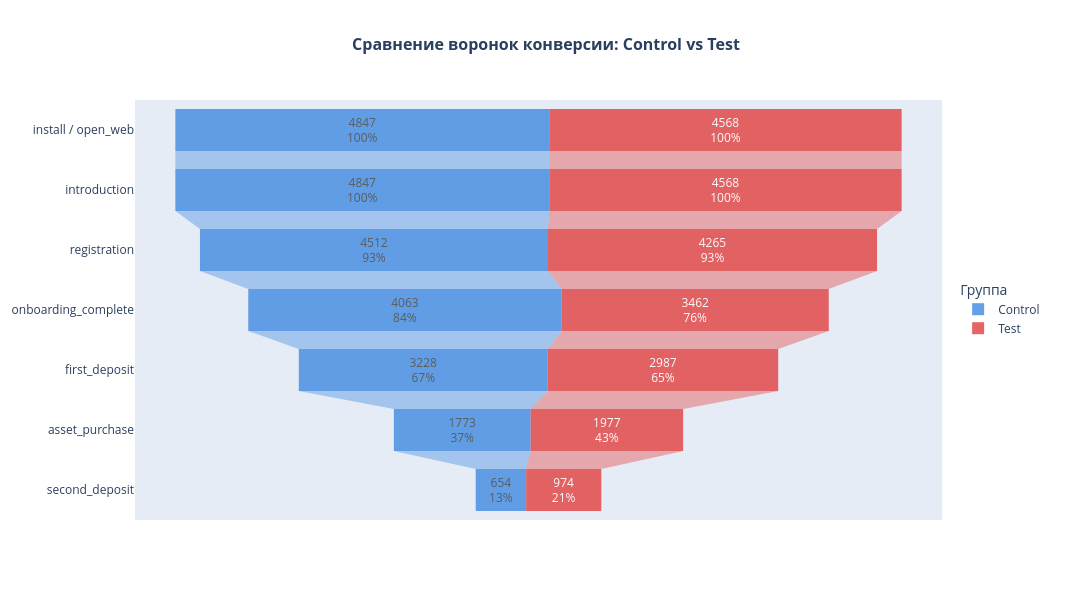

Notebook source saved alongside this figure:
### Code cell
# Создание фигуры
fig = go.Figure()

# Цвета для групп
group_colors = {
    'control': '#4A90E2',  # Синий
    'test': '#E24A4A'      # Красный
}

# Этапы воронки в правильном порядке
stages = [
    'install / open_web',
    'introduction', 
    'registration',
    'onboarding_complete',
    'first_deposit',
    'asset_purchase',
    'second_deposit'
]

# Данные для каждой группы
funnel_data = {
    'control': funnel_comp['control'].tolist(),
    'test': funnel_comp['test'].tolist()
}

# Добавляем воронки для каждой группы
for group in ['control', 'test']:
    fig.add_trace(go.Funnel(
        name=group.capitalize(),
        y=stages,
        x=funnel_data[group],
        textinfo="value+percent initial",
        textposition="inside",
        marker={"color": group_colors.get(group, 'grey')},
        opacity=0.85
    ))

# Настройка оформления
fig.update_layout(
    title={
        'text': 'Сравнение воронок конверсии: Control vs Test',
        'x': 0.5,
        'xanchor': 'center',
        'font': {'size': 16, 'weight': 'bold'}
    },
    funnelgap=0.3,
    height=600,
    width=1100,
    legend_title_text='Группа',
    legend=dict(
        yanchor="middle",
        y=0.5,
        xanchor="left",
        x=1.02,
        bgcolor='rgba(255,255,255,0.8)'
    ),
    margin=dict(r=150)
)

fig.show()

### Figure 1 — Plotly figure (JSON) as saved in the notebook; plotly's stock layout.template omitted (floating-point values rounded to 4 significant figures)
{"data": [{"marker": {"color": "#4A90E2"}, "name": "Control", "opacity": 0.85, "textinfo": "value+percent initial", "textposition": "inside", "type": "funnel", "x": [4847, 4847, 4512, 4063, 3228, 1773, 654], "y": ["install / open_web", "introduction", "registration", "onboarding_complete", "first_deposit", "asset_purchase", "second_deposit"]}, {"marker": {"color": "#E24A4A"}, "name": "Test", "opacity": 0.85, "textinfo": "value+percent initial", "textposition": "inside", "type": "funnel", "x": [4568, 4568, 4265, 3462, 2987, 1977, 974], "y": ["install / open_web", "introduction", "registration", "onboarding_complete", "first_deposit", "asset_purchase", "second_deposit"]}], "layout": {"funnelgap": 0.3, "height": 600, "legend": {"bgcolor": "rgba(255,255,255,0.8)", "title": {"text": "Группа"}, "x": 1.02, "xanchor": "left", "y": 0.5, "yanchor": "middle"}, "margin": {"r": 150}, "title": {"font": {"size": 16, "weight": "bold"}, "text": "Сравнение воронок конверсии: Control vs Test", "x": 0.5, "xanchor": "center"}, "width": 1100}}
